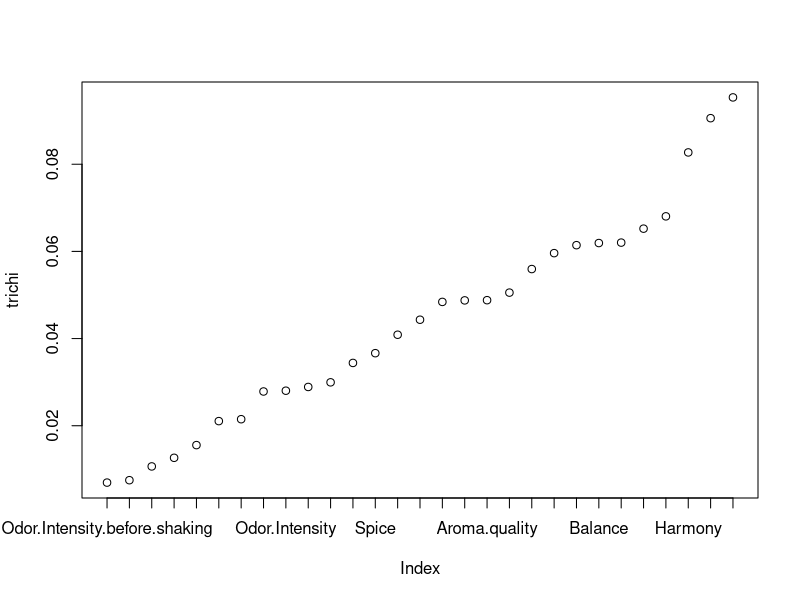
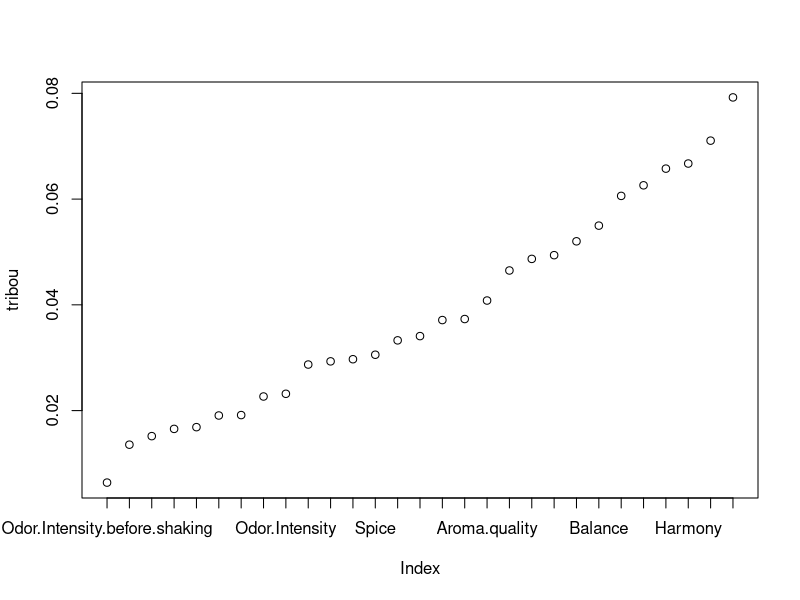
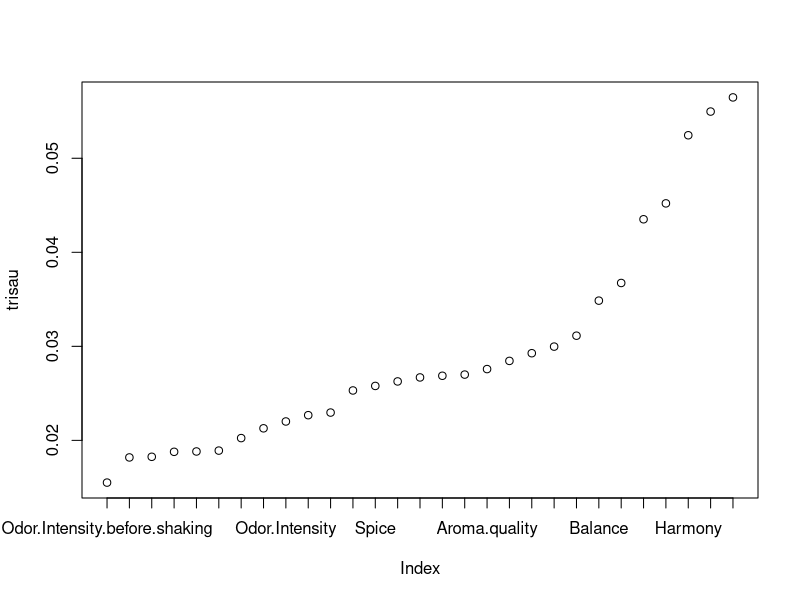

Here is the R script that generated these plots, in order: (Note: this script raises an error after producing the figures.)
wine=read.csv('wine.csv')
#Mean and standard-deviation of the 29 quantitative variable in wine;
M = unname(colMeans(wine[4:32]))
V = unname(sapply(wine[4:32],sd))
print(V)
print(M)

#Centering and reducing
CR=wine
for (i in 1:29)
{
  CR[,3+i] <- (wine[,3+i]-M[i])/(V[i])
}
#Check if variables ar indeed recuded and centered
Barycentre=(colMeans(CR[4:32]))
print(Barycentre)
Variance=diag(var(CR[4:32]))
print(Variance)

#inertia
Inertie=sum(Variance)
print(Inertie)

"Q2"
chinon=CR[CR$Label == 'Chinon',]
saumur=CR[CR$Label == 'Saumur',]
bourgueuil=CR[CR$Label == 'Bourgueuil',]

#poids
pchi=nrow(chinon)/nrow(CR)
psau=nrow(saumur)/nrow(CR)
pbou=nrow(bourgueuil)/nrow(CR)
#barycentre
mchi= unname(colMeans(chinon[4:32]))
msau= unname(colMeans(saumur[4:32]))
mbou= unname(colMeans(bourgueuil[4:32]))
#carrée des normes euclidiennes des barycentres
nchi=sum(mchi^2)
nsau=sum(msau^2)
nbou=sum(mbou^2)
#Inertie externe
Inex=pchi*nchi+psau*nsau+pbou*nbou
#R2 pour le partionnement en appelation A CORRIGER
R=Inex/Inertie
print(100*R)

#R2 par variable
rchi=(sapply((chinon[4:32]),sd)^2)/sum(Variance)
rbou=(sapply((bourgueuil[4:32]),sd)^2)/sum(Variance)
rsau=(sapply((saumur[4:32]),sd)^2)/sum(Variance)
trichi=rchi[order(unlist(rchi))]
tribou=rbou[order(unlist(rbou))]
trisau=rsau[order(unlist(rsau))]

plot(trichi,xaxt='n')
axis(1,at=1:29,labels=names(rchi))

plot(tribou,xaxt='n')
axis(1,at=1:29,labels=names(rbou))

plot(trisau,xaxt='n')
axis(1,at=1:29,labels=names(rsau))

Rr=1-(sum(rchi))
print(Rr)
rm(red)

#PART2

#Q2
#def (a faire label)
w=1/nrow(wine) * diag(1,nrow(wine))
m=1/ncol(wine[4:32]) * diag(1,ncol(wine[4:32]))
X=as.matrix(CR[4:32])
Y=cbind(ifelse(CR$Label == 'Bourgueuil',1,0),ifelse(CR$Label == 'Chinon',1,0),ifelse(CR$Label == 'Saumur',1,0))
Z=cbind(ifelse(CR$Soil == 'Env1',1,0),ifelse(CR$Soil == 'Env2',1,0),ifelse(CR$Soil == 'Reference',1,0),ifelse(CR$Soil == 'Env4',1,0))

#piYw
Py= Y %*% solve(t(Y) %*% w %*% Y) %*% t(Y) %*% w
print(Py)

#piXjm
j = 1
rm(Px)
Px=list()
for (j in 1:21) {
Px[[j]] = X[j,] %*% solve(t(X[j,]) %*% m %*% X[j,]) %*% t(X[j,]) %*% m
}
#tr
T=sum(diag(Px[[1]]*Py))

Test=Py%*%as.matrix(CR[4])
print(CR[4])
Va = unname(sapply(bourgueuil[4],mean))


#QC
Rma=X %*% m %*% t(X) %*% w
sum(diag(Rma %*% Py))

Pz= Z %*% solve(t(Z) %*% w %*% Z) %*% t(Z) %*% w

sum(diag(Rma %*% Pz))